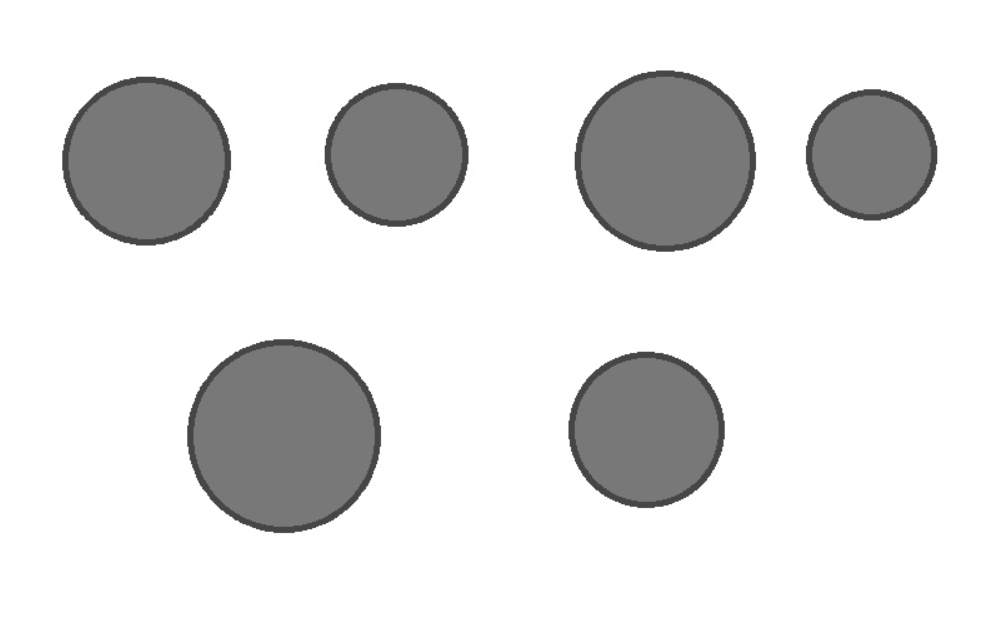
#> input picture tarea 4/video16/monedas.png, 992 x 617 px, given in place of monedas.jpg, which was not available
$ python video16_contador1.py
#> lines starting #> are read from the running program, lines starting #| are printed output that depends on the picture; after the words box and inside, x2 and y2 are one past the last pixel; in counts of white or black regions, pixels touching at a corner belong together; pictures that were not available may be replaced by others from this repository, and a replacement may not be noted
import cv2

# Leer imagen
imagen = cv2.imread("monedas.jpg")
#> imagen is the input picture: shape (617, 992, 3); min 65, max 255, mean 225.6

if imagen is None:
    print("Error: No se encontro monedas.jpg")
    exit()

# Convertir a escala de grises
grises = cv2.cvtColor(imagen, cv2.COLOR_BGR2GRAY)

# Aplicar umbralizacion
_, binaria = cv2.threshold(
    grises,
    240,
    255,
    cv2.THRESH_BINARY_INV
)
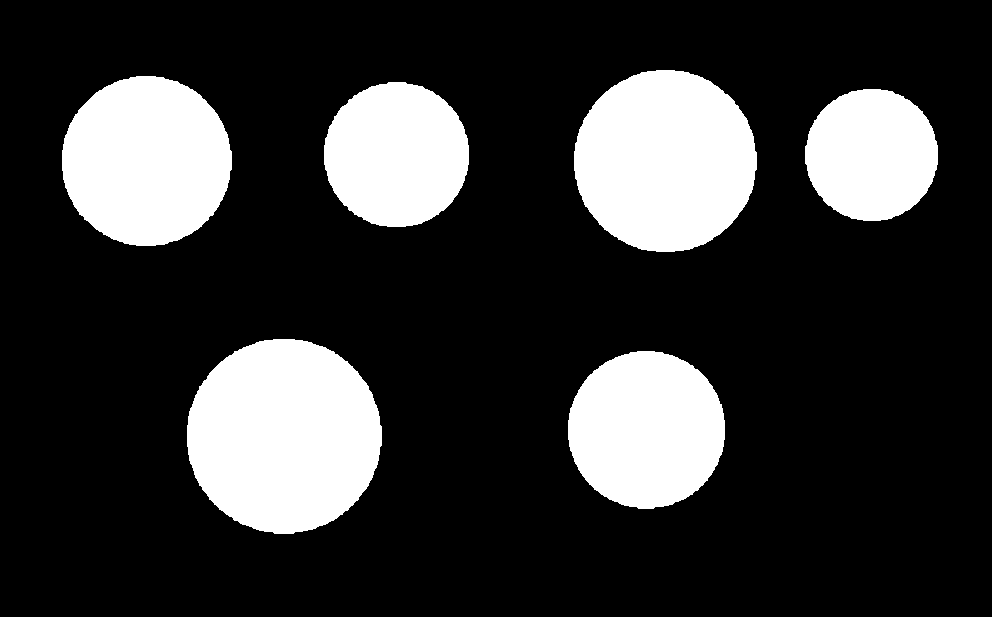
#> binaria: shape (617, 992); 21% white; 6 white regions

# Buscar contornos externos
contornos, _ = cv2.findContours(
    binaria,
    cv2.RETR_EXTERNAL,
    cv2.CHAIN_APPROX_SIMPLE
)
#> contornos = 6 contours; box (x1, y1, x2, y2) and area: (187, 339, 382, 534) 29556, (574, 70, 757, 252) 25895, (62, 76, 232, 246) 22424, (568, 351, 725, 509) 19265, (324, 82, 469, 227) 16339, (805, 89, 938, 221) 13629

# Fuente para escribir texto
fuente = cv2.FONT_HERSHEY_SIMPLEX

contador = 0

for contorno in contornos:

    # Calcular el area para evitar ruido
    area = cv2.contourArea(contorno)

    if area > 500:

        contador += 1

        # Calcular momentos del contorno
        M = cv2.moments(contorno)

        if M["m00"] != 0:
            x = int(M["m10"] / M["m00"])
            y = int(M["m01"] / M["m00"])

            # Escribir numero del objeto
            cv2.putText(
                imagen,
                "Num: " + str(contador),
                (x - 40, y),
                fuente,
                0.7,
                (255, 0, 0),
                2
            )

            # Dibujar contorno
            cv2.drawContours(
                imagen,
                [contorno],
                -1,
                (0, 0, 255),
                3
            )
#> this loop made 6 passes
#> (area, x, y) on passes 1 to 6: (19265, 646, 429), (29556, 283, 435), (13629, 871, 154), (16339, 396, 154), (22424.5, 146, 160), (25895, 664, 160)
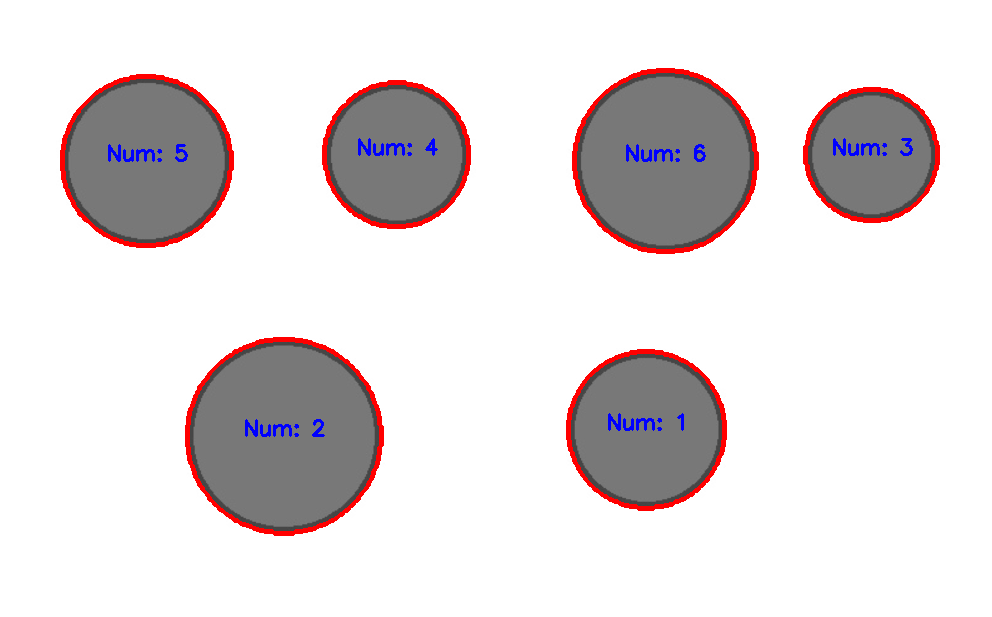
#> imagen: shape (617, 992, 3); 2.78% of pixels changed, all inside (x1, y1, x2, y2) = (60, 68, 940, 536)
#> after the loop, contador = 6

# Mostrar cantidad total
print("Objetos encontrados:", contador)
#| Objetos encontrados: 6

# Mostrar ventanas
cv2.imshow("Imagen binaria", binaria)
cv2.imshow("Objetos contados", imagen)

cv2.waitKey(0)
cv2.destroyAllWindows()

$ run again, with tarea 4/video17/cartas.jpg saved as tarea 4/video16/monedas.png
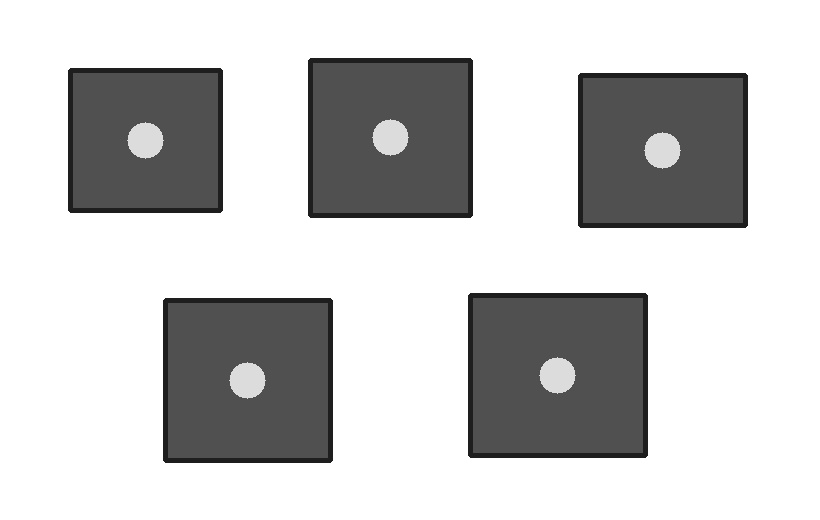
#> input picture tarea 4/video17/cartas.jpg, 820 x 520 px, given in place of monedas.jpg, which was not available
#> imagen is the input picture: shape (520, 820, 3); min 25, max 255, mean 200.3
#> `_, binaria = cv2.threshold( grises, 240, 255, cv2.THRESH_BINARY_INV )`:
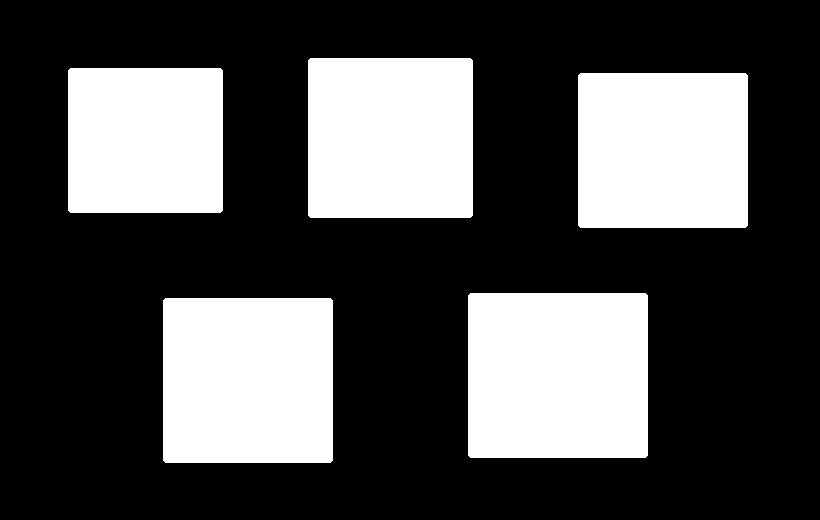
#> binaria: shape (520, 820); 31.2% white; 5 white regions
#> contornos = 5 contours; box (x1, y1, x2, y2) and area: (468, 293, 648, 458) 29348, (163, 298, 333, 463) 27708, (308, 58, 473, 218) 26068, (578, 73, 748, 228) 26018, (68, 68, 223, 213) 22168
#> the loop `for contorno in contornos:` made 5 passes
#> (area, x, y) on passes 1 to 5: (27708, 247, 380), (29348, 557, 375), (26018, 662, 150), (22168, 145, 140), (26068, 390, 137)
#> after the loop `for contorno in contornos:`:
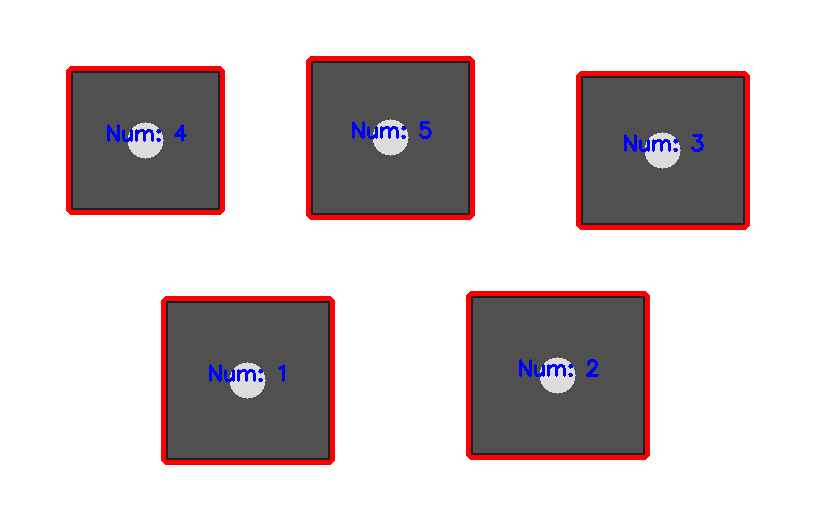
#> imagen: shape (520, 820, 3); 4.33% of pixels changed, all inside (x1, y1, x2, y2) = (66, 56, 750, 465)
#> after the loop `for contorno in contornos:`: contador = 5
#| Objetos encontrados: 5
